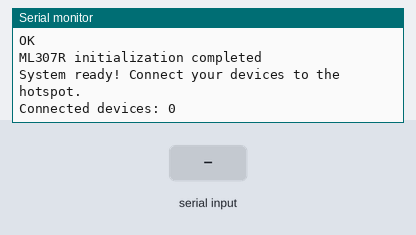
The sketch below on a simulated ESP32. Parts: the last lines printed to the serial monitor. The test bench sets the inputs (shaded band). The modem accepts every AT command (registered, SIM ready, sends succeed) and sends nothing else.

Above: at 20.2 s.
20.3 s: "1" received over the second serial link
At 22.4 s:
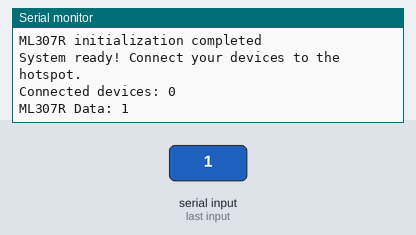
23.3 s: "0" received over the second serial link
24.8 s: "2" received over the second serial link
At 26.8 s:
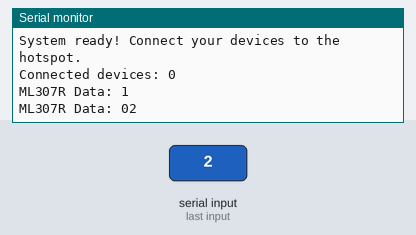

The sketch:

ml307r_4g_hotspot.ino
```cpp
#include <WiFi.h>
#include <WiFiAP.h>

// WiFi热点配置
const char* ssid = "ESP32_4G_Hotspot";
const char* password = "12345678";

// ML307R UART配置
#define ML307R_UART_NUM 2
#define ML307R_RXD_PIN 16
#define ML307R_TXD_PIN 17
#define ML307R_BAUD_RATE 115200

// 串口2用于ML307R通信
HardwareSerial ML307R_Serial(ML307R_UART_NUM);

void setup() {
  // 初始化串口监视器
  Serial.begin(115200);
  Serial.println("ESP32 ML307R 4G Hotspot Starting...");

  // 初始化ML307R串口
  ML307R_Serial.begin(ML307R_BAUD_RATE, SERIAL_8N1, ML307R_RXD_PIN, ML307R_TXD_PIN);
  Serial.println("ML307R UART initialized");

  // 初始化WiFi热点
  WiFi.softAP(ssid, password);
  IPAddress IP = WiFi.softAPIP();
  Serial.print("AP IP address: ");
  Serial.println(IP);
  Serial.printf("WiFi Hotspot: %s, Password: %s\n", ssid, password);

  // 初始化ML307R模块
  initML307R();

  Serial.println("System ready! Connect your devices to the hotspot.");
}

void loop() {
  // 检查连接的设备数量
  int connectedDevices = WiFi.softAPgetStationNum();
  static int lastDeviceCount = -1;

  if (connectedDevices != lastDeviceCount) {
    Serial.printf("Connected devices: %d\n", connectedDevices);
    lastDeviceCount = connectedDevices;
  }

  // 处理ML307R通信
  handleML307R();

  delay(1000);
}

void initML307R() {
  Serial.println("Initializing ML307R 4G module...");

  delay(3000); // 等待模块启动

  // 发送AT命令测试
  sendATCommand("AT");
  delay(1000);

  // 关闭回显
  sendATCommand("ATE0");
  delay(1000);

  // 检查SIM卡
  sendATCommand("AT+CPIN?");
  delay(1000);

  // 检查网络注册
  sendATCommand("AT+CREG?");
  delay(1000);

  sendATCommand("AT+CGREG?");
  delay(1000);

  // 设置PDP上下文
  sendATCommand("AT+CGDCONT=1,\"IP\",\"cmnet\"");
  delay(1000);

  // 激活PDP上下文
  sendATCommand("AT+CGACT=1,1");
  delay(5000);

  // 获取IP地址
  sendATCommand("AT+CGPADDR=1");
  delay(1000);

  Serial.println("ML307R initialization completed");
}

void sendATCommand(String command) {
  Serial.print("Sending: ");
  Serial.println(command);

  ML307R_Serial.println(command);

  // 等待响应
  delay(500);
  String response = "";
  while (ML307R_Serial.available()) {
    response += (char)ML307R_Serial.read();
  }

  if (response.length() > 0) {
    Serial.print("Response: ");
    Serial.println(response);
  }
}

void handleML307R() {
  // 处理ML307R的数据
  if (ML307R_Serial.available()) {
    String data = ML307R_Serial.readString();
    Serial.print("ML307R Data: ");
    Serial.println(data);
  }

  // 可以在这里添加更多的ML307R处理逻辑
}

void onWiFiEvent(WiFiEvent_t event) {
  switch (event) {
    case SYSTEM_EVENT_AP_STACONNECTED:
      Serial.println("Station connected to AP");
      break;
    case SYSTEM_EVENT_AP_STADISCONNECTED:
      Serial.println("Station disconnected from AP");
      break;
    default:
      break;
  }
}
```

Measured:
- after the input at 20.3 s, the serial monitor: prints a new line after 1.7 s (image 1)
- after the input at 24.8 s, the serial monitor: prints a new line after 1.0 s (image 2)
